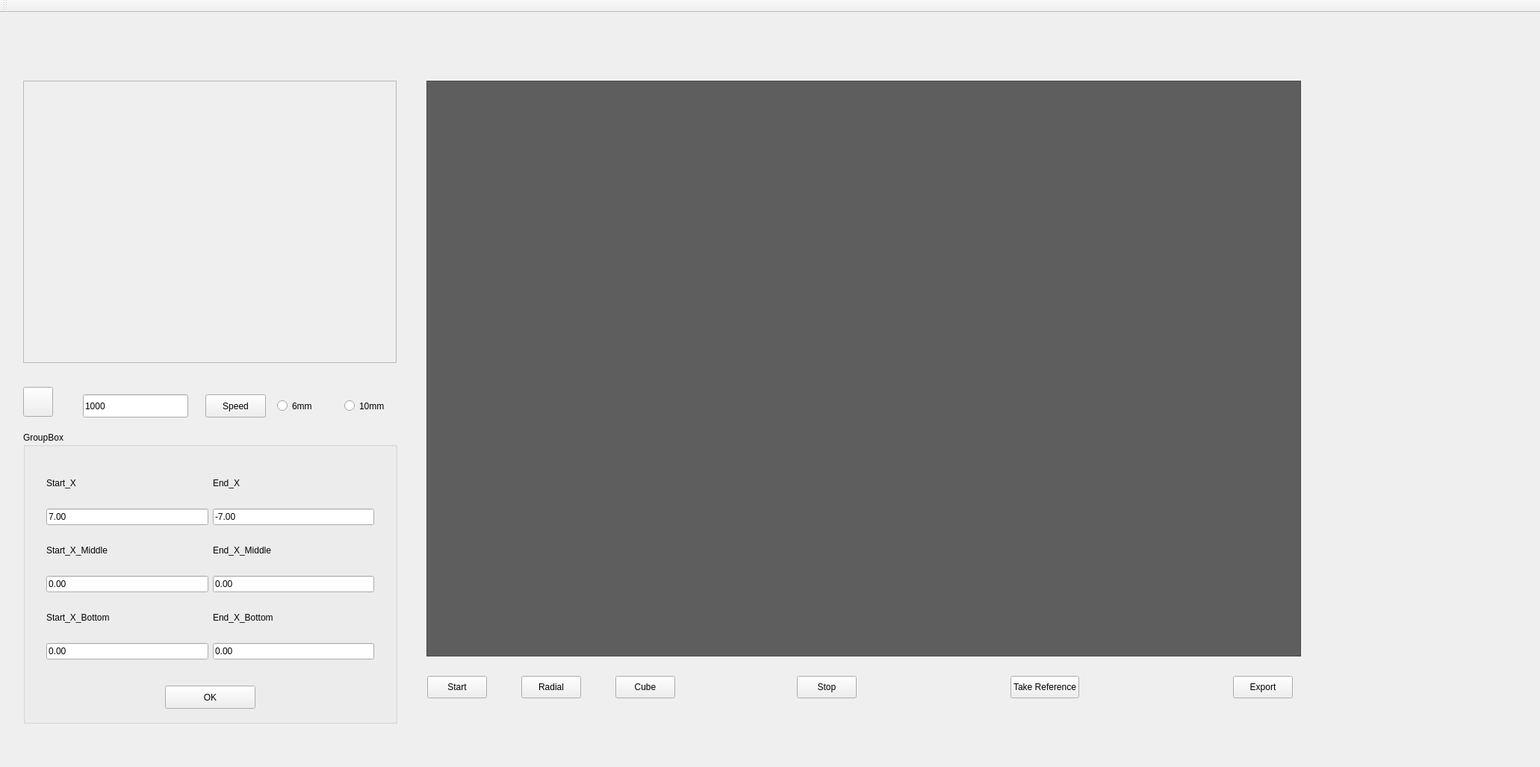
<?xml version="1.0" encoding="UTF-8"?>
<ui version="4.0">
 <class>IntensityProfileClass</class>
 <widget class="QMainWindow" name="IntensityProfileClass">
  <property name="windowModality">
   <enum>Qt::ApplicationModal</enum>
  </property>
  <property name="geometry">
   <rect>
    <x>0</x>
    <y>0</y>
    <width>2062</width>
    <height>1027</height>
   </rect>
  </property>
  <property name="windowTitle">
   <string>AppaOCTProdSw</string>
  </property>
  <widget class="QWidget" name="centralWidget">
   <layout class="QHBoxLayout" name="horizontalLayout_3">
    <item>
     <widget class="QStackedWidget" name="stackedWidget">
      <property name="minimumSize">
       <size>
        <width>100</width>
        <height>30</height>
       </size>
      </property>
      <property name="autoFillBackground">
       <bool>false</bool>
      </property>
      <property name="styleSheet">
       <string notr="true"/>
      </property>
      <property name="currentIndex">
       <number>0</number>
      </property>
      <widget class="QWidget" name="page">
       <widget class="QScrollArea" name="scrollArea_2">
        <property name="geometry">
         <rect>
          <x>560</x>
          <y>80</y>
          <width>1171</width>
          <height>771</height>
         </rect>
        </property>
        <property name="styleSheet">
         <string notr="true">background-color: rgb(94, 94, 94);</string>
        </property>
        <property name="widgetResizable">
         <bool>true</bool>
        </property>
        <widget class="QWidget" name="scrollAreaWidgetContents_2">
         <property name="geometry">
          <rect>
           <x>0</x>
           <y>0</y>
           <width>1169</width>
           <height>769</height>
          </rect>
         </property>
         <widget class="QWidget" name="gridLayoutWidget">
          <property name="geometry">
           <rect>
            <x>10</x>
            <y>10</y>
            <width>1151</width>
            <height>751</height>
           </rect>
          </property>
          <layout class="QGridLayout" name="OCTViewerGridLayout" rowstretch="0" columnstretch="0">
           <property name="leftMargin">
            <number>0</number>
           </property>
           <property name="topMargin">
            <number>0</number>
           </property>
           <property name="rightMargin">
            <number>0</number>
           </property>
           <property name="bottomMargin">
            <number>0</number>
           </property>
          </layout>
         </widget>
        </widget>
       </widget>
       <widget class="QFrame" name="frame">
        <property name="geometry">
         <rect>
          <x>10</x>
          <y>80</y>
          <width>531</width>
          <height>871</height>
         </rect>
        </property>
        <property name="styleSheet">
         <string notr="true"/>
        </property>
        <property name="lineWidth">
         <number>0</number>
        </property>
        <widget class="QPushButton" name="pushButton_Settings">
         <property name="geometry">
          <rect>
           <x>10</x>
           <y>410</y>
           <width>40</width>
           <height>40</height>
          </rect>
         </property>
         <property name="minimumSize">
          <size>
           <width>40</width>
           <height>40</height>
          </size>
         </property>
         <property name="maximumSize">
          <size>
           <width>40</width>
           <height>40</height>
          </size>
         </property>
         <property name="text">
          <string/>
         </property>
         <property name="icon">
          <iconset>
           <normaloff>download.jpg</normaloff>download.jpg</iconset>
         </property>
         <property name="iconSize">
          <size>
           <width>40</width>
           <height>40</height>
          </size>
         </property>
        </widget>
        <widget class="QScrollArea" name="LeftEye_scrollArea">
         <property name="geometry">
          <rect>
           <x>10</x>
           <y>0</y>
           <width>500</width>
           <height>378</height>
          </rect>
         </property>
         <property name="maximumSize">
          <size>
           <width>500</width>
           <height>378</height>
          </size>
         </property>
         <property name="verticalScrollBarPolicy">
          <enum>Qt::ScrollBarAlwaysOff</enum>
         </property>
         <property name="horizontalScrollBarPolicy">
          <enum>Qt::ScrollBarAlwaysOff</enum>
         </property>
         <property name="widgetResizable">
          <bool>true</bool>
         </property>
         <widget class="QWidget" name="scrollAreaWidgetContents">
          <property name="geometry">
           <rect>
            <x>0</x>
            <y>0</y>
            <width>498</width>
            <height>376</height>
           </rect>
          </property>
         </widget>
        </widget>
        <widget class="QPushButton" name="pushButton_2">
         <property name="geometry">
          <rect>
           <x>254</x>
           <y>420</y>
           <width>81</width>
           <height>31</height>
          </rect>
         </property>
         <property name="styleSheet">
          <string notr="true">font: 75 14pt &quot;Times New Roman&quot;;</string>
         </property>
         <property name="text">
          <string>Speed</string>
         </property>
        </widget>
        <widget class="QGroupBox" name="groupBox">
         <property name="geometry">
          <rect>
           <x>10</x>
           <y>470</y>
           <width>501</width>
           <height>391</height>
          </rect>
         </property>
         <property name="title">
          <string>GroupBox</string>
         </property>
         <widget class="QPushButton" name="pushButton">
          <property name="geometry">
           <rect>
            <x>190</x>
            <y>340</y>
            <width>121</width>
            <height>31</height>
           </rect>
          </property>
          <property name="styleSheet">
           <string notr="true">font: 75 14pt &quot;Times New Roman&quot;;</string>
          </property>
          <property name="text">
           <string>OK</string>
          </property>
         </widget>
         <widget class="QWidget" name="layoutWidget">
          <property name="geometry">
           <rect>
            <x>20</x>
            <y>30</y>
            <width>461</width>
            <height>301</height>
           </rect>
          </property>
          <layout class="QGridLayout" name="gridLayout">
           <item row="0" column="0">
            <widget class="QLabel" name="label_2">
             <property name="minimumSize">
              <size>
               <width>113</width>
               <height>30</height>
              </size>
             </property>
             <property name="maximumSize">
              <size>
               <width>113</width>
               <height>30</height>
              </size>
             </property>
             <property name="styleSheet">
              <string notr="true">font: 75 16pt &quot;Times New Roman&quot;;</string>
             </property>
             <property name="text">
              <string>Start_X</string>
             </property>
            </widget>
           </item>
           <item row="0" column="1">
            <widget class="QLabel" name="label_3">
             <property name="minimumSize">
              <size>
               <width>113</width>
               <height>30</height>
              </size>
             </property>
             <property name="maximumSize">
              <size>
               <width>113</width>
               <height>30</height>
              </size>
             </property>
             <property name="styleSheet">
              <string notr="true">font: 75 16pt &quot;Times New Roman&quot;;</string>
             </property>
             <property name="text">
              <string>End_X</string>
             </property>
            </widget>
           </item>
           <item row="6" column="1">
            <widget class="QLineEdit" name="lineEdit_5">
             <property name="text">
              <string>0.00</string>
             </property>
            </widget>
           </item>
           <item row="3" column="1">
            <widget class="QLabel" name="label_5">
             <property name="minimumSize">
              <size>
               <width>159</width>
               <height>30</height>
              </size>
             </property>
             <property name="styleSheet">
              <string notr="true">font: 75 16pt &quot;Times New Roman&quot;;</string>
             </property>
             <property name="text">
              <string>End_X_Middle</string>
             </property>
            </widget>
           </item>
           <item row="5" column="1">
            <widget class="QLabel" name="label_6">
             <property name="styleSheet">
              <string notr="true">font: 75 16pt &quot;Times New Roman&quot;;</string>
             </property>
             <property name="text">
              <string>End_X_Bottom</string>
             </property>
            </widget>
           </item>
           <item row="2" column="0">
            <widget class="QLineEdit" name="lineEdit">
             <property name="text">
              <string>7.00</string>
             </property>
            </widget>
           </item>
           <item row="2" column="1">
            <widget class="QLineEdit" name="lineEdit_2">
             <property name="text">
              <string>-7.00</string>
             </property>
            </widget>
           </item>
           <item row="5" column="0">
            <widget class="QLabel" name="label_7">
             <property name="minimumSize">
              <size>
               <width>159</width>
               <height>30</height>
              </size>
             </property>
             <property name="maximumSize">
              <size>
               <width>113</width>
               <height>30</height>
              </size>
             </property>
             <property name="styleSheet">
              <string notr="true">font: 75 16pt &quot;Times New Roman&quot;;</string>
             </property>
             <property name="text">
              <string>Start_X_Bottom</string>
             </property>
            </widget>
           </item>
           <item row="6" column="0">
            <widget class="QLineEdit" name="lineEdit_6">
             <property name="text">
              <string>0.00</string>
             </property>
            </widget>
           </item>
           <item row="4" column="0">
            <widget class="QLineEdit" name="lineEdit_3">
             <property name="text">
              <string>0.00</string>
             </property>
            </widget>
           </item>
           <item row="3" column="0">
            <widget class="QLabel" name="label_4">
             <property name="minimumSize">
              <size>
               <width>159</width>
               <height>30</height>
              </size>
             </property>
             <property name="maximumSize">
              <size>
               <width>113</width>
               <height>30</height>
              </size>
             </property>
             <property name="styleSheet">
              <string notr="true">font: 75 16pt &quot;Times New Roman&quot;;</string>
             </property>
             <property name="text">
              <string>Start_X_Middle</string>
             </property>
            </widget>
           </item>
           <item row="4" column="1">
            <widget class="QLineEdit" name="lineEdit_4">
             <property name="text">
              <string>0.00</string>
             </property>
            </widget>
           </item>
          </layout>
         </widget>
        </widget>
        <widget class="QRadioButton" name="radioButton">
         <property name="geometry">
          <rect>
           <x>350</x>
           <y>420</y>
           <width>81</width>
           <height>31</height>
          </rect>
         </property>
         <property name="styleSheet">
          <string notr="true">font: 75 16pt &quot;Times New Roman&quot;;</string>
         </property>
         <property name="text">
          <string>6mm</string>
         </property>
         <attribute name="buttonGroup">
          <string notr="true">buttonGroup</string>
         </attribute>
        </widget>
        <widget class="QRadioButton" name="radioButton_2">
         <property name="geometry">
          <rect>
           <x>440</x>
           <y>420</y>
           <width>81</width>
           <height>31</height>
          </rect>
         </property>
         <property name="styleSheet">
          <string notr="true">font: 75 16pt &quot;Times New Roman&quot;;</string>
         </property>
         <property name="text">
          <string>10mm</string>
         </property>
         <attribute name="buttonGroup">
          <string notr="true">buttonGroup</string>
         </attribute>
        </widget>
        <widget class="QLineEdit" name="lineEdit_7">
         <property name="geometry">
          <rect>
           <x>90</x>
           <y>420</y>
           <width>141</width>
           <height>31</height>
          </rect>
         </property>
         <property name="text">
          <string>1000</string>
         </property>
        </widget>
       </widget>
       <widget class="QWidget" name="layoutWidget">
        <property name="geometry">
         <rect>
          <x>550</x>
          <y>862</y>
          <width>1181</width>
          <height>61</height>
         </rect>
        </property>
        <layout class="QHBoxLayout" name="horizontalLayout">
         <item>
          <widget class="QPushButton" name="pushButton_Scn">
           <property name="maximumSize">
            <size>
             <width>100</width>
             <height>30</height>
            </size>
           </property>
           <property name="autoFillBackground">
            <bool>false</bool>
           </property>
           <property name="styleSheet">
            <string notr="true">font: 75 14pt &quot;Times New Roman&quot;;</string>
           </property>
           <property name="text">
            <string>Start</string>
           </property>
          </widget>
         </item>
         <item>
          <spacer name="horizontalSpacer">
           <property name="orientation">
            <enum>Qt::Horizontal</enum>
           </property>
           <property name="sizeType">
            <enum>QSizePolicy::Minimum</enum>
           </property>
           <property name="sizeHint" stdset="0">
            <size>
             <width>40</width>
             <height>20</height>
            </size>
           </property>
          </spacer>
         </item>
         <item>
          <widget class="QPushButton" name="pushButton_Radial">
           <property name="maximumSize">
            <size>
             <width>100</width>
             <height>30</height>
            </size>
           </property>
           <property name="styleSheet">
            <string notr="true">font: 75 14pt &quot;Times New Roman&quot;;;</string>
           </property>
           <property name="text">
            <string>Radial</string>
           </property>
          </widget>
         </item>
         <item>
          <spacer name="horizontalSpacer_7">
           <property name="orientation">
            <enum>Qt::Horizontal</enum>
           </property>
           <property name="sizeType">
            <enum>QSizePolicy::Minimum</enum>
           </property>
           <property name="sizeHint" stdset="0">
            <size>
             <width>40</width>
             <height>20</height>
            </size>
           </property>
          </spacer>
         </item>
         <item>
          <widget class="QPushButton" name="pushButton_Cube">
           <property name="maximumSize">
            <size>
             <width>100</width>
             <height>30</height>
            </size>
           </property>
           <property name="styleSheet">
            <string notr="true">font: 75 14pt &quot;Times New Roman&quot;;</string>
           </property>
           <property name="text">
            <string>Cube</string>
           </property>
          </widget>
         </item>
         <item>
          <spacer name="horizontalSpacer_8">
           <property name="orientation">
            <enum>Qt::Horizontal</enum>
           </property>
           <property name="sizeHint" stdset="0">
            <size>
             <width>40</width>
             <height>20</height>
            </size>
           </property>
          </spacer>
         </item>
         <item>
          <widget class="QPushButton" name="btn_Stop">
           <property name="maximumSize">
            <size>
             <width>100</width>
             <height>30</height>
            </size>
           </property>
           <property name="autoFillBackground">
            <bool>false</bool>
           </property>
           <property name="styleSheet">
            <string notr="true">font: 75 14pt &quot;Times New Roman&quot;;</string>
           </property>
           <property name="text">
            <string>Stop</string>
           </property>
           <property name="autoDefault">
            <bool>false</bool>
           </property>
           <property name="default">
            <bool>false</bool>
           </property>
           <property name="flat">
            <bool>false</bool>
           </property>
          </widget>
         </item>
         <item>
          <spacer name="horizontalSpacer_2">
           <property name="orientation">
            <enum>Qt::Horizontal</enum>
           </property>
           <property name="sizeHint" stdset="0">
            <size>
             <width>200</width>
             <height>20</height>
            </size>
           </property>
          </spacer>
         </item>
         <item>
          <widget class="QPushButton" name="pushButton_Take_Reference">
           <property name="maximumSize">
            <size>
             <width>150</width>
             <height>30</height>
            </size>
           </property>
           <property name="autoFillBackground">
            <bool>false</bool>
           </property>
           <property name="styleSheet">
            <string notr="true">font: 75 14pt &quot;Times New Roman&quot;;</string>
           </property>
           <property name="text">
            <string>Take Reference</string>
           </property>
          </widget>
         </item>
         <item>
          <spacer name="horizontalSpacer_4">
           <property name="orientation">
            <enum>Qt::Horizontal</enum>
           </property>
           <property name="sizeHint" stdset="0">
            <size>
             <width>200</width>
             <height>20</height>
            </size>
           </property>
          </spacer>
         </item>
         <item>
          <widget class="QPushButton" name="pushButton_Export">
           <property name="maximumSize">
            <size>
             <width>100</width>
             <height>30</height>
            </size>
           </property>
           <property name="toolTip">
            <string/>
           </property>
           <property name="autoFillBackground">
            <bool>false</bool>
           </property>
           <property name="styleSheet">
            <string notr="true">font: 75 14pt &quot;Times New Roman&quot;;</string>
           </property>
           <property name="text">
            <string>Export</string>
           </property>
          </widget>
         </item>
        </layout>
       </widget>
       <widget class="QFrame" name="frame_2">
        <property name="geometry">
         <rect>
          <x>9</x>
          <y>0</y>
          <width>1741</width>
          <height>71</height>
         </rect>
        </property>
        <property name="styleSheet">
         <string notr="true"/>
        </property>
        <property name="frameShadow">
         <enum>QFrame::Plain</enum>
        </property>
        <property name="lineWidth">
         <number>0</number>
        </property>
        <widget class="QLabel" name="label">
         <property name="geometry">
          <rect>
           <x>10</x>
           <y>10</y>
           <width>200</width>
           <height>50</height>
          </rect>
         </property>
         <property name="minimumSize">
          <size>
           <width>200</width>
           <height>50</height>
          </size>
         </property>
         <property name="maximumSize">
          <size>
           <width>200</width>
           <height>50</height>
          </size>
         </property>
         <property name="text">
          <string/>
         </property>
         <property name="pixmap">
          <pixmap resource="IntensityProfile.qrc">:/newPrefix/logo.png</pixmap>
         </property>
         <property name="scaledContents">
          <bool>true</bool>
         </property>
        </widget>
       </widget>
      </widget>
     </widget>
    </item>
   </layout>
  </widget>
  <widget class="QToolBar" name="mainToolBar">
   <attribute name="toolBarArea">
    <enum>TopToolBarArea</enum>
   </attribute>
   <attribute name="toolBarBreak">
    <bool>false</bool>
   </attribute>
  </widget>
 </widget>
 <layoutdefault spacing="6" margin="11"/>
 <resources>
  <include location="IntensityProfile.qrc"/>
 </resources>
 <connections/>
 <buttongroups>
  <buttongroup name="buttonGroup"/>
 </buttongroups>
</ui>
